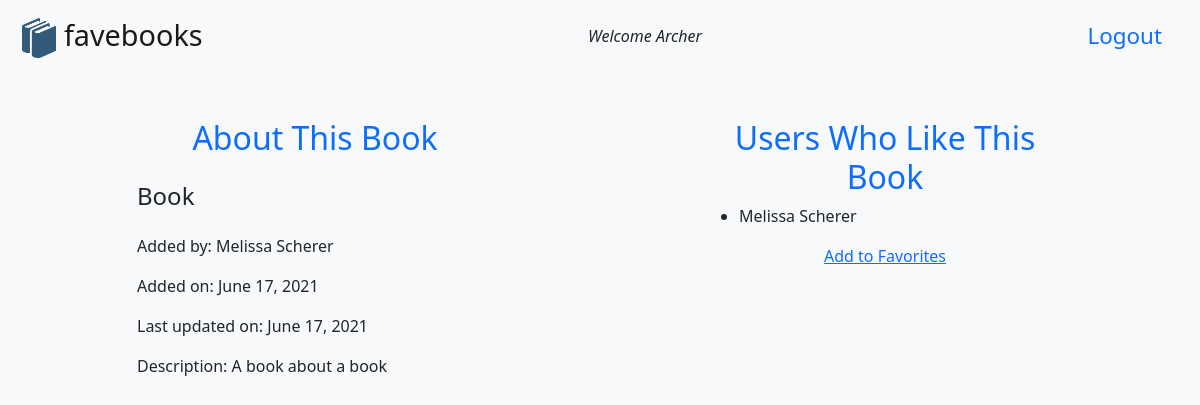
The page /books/4 (signed in) on the database its author committed.
### log_reg_app/models.py (models this page shows)
class User(models.Model):
    first_name = models.CharField(max_length= 45)
    last_name = models.CharField(max_length= 45)
    email = models.CharField(max_length= 255)
    password = models.CharField(max_length= 45)
    created_at = models.DateTimeField(auto_now_add=True)
    updated_at = models.DateTimeField(auto_now=True)
    objects = UserManager()

class Book(models.Model):
    title = models.CharField(max_length= 255)
    desc = models.TextField()
    created_at = models.DateTimeField(auto_now_add=True)
    updated_at = models.DateTimeField(auto_now=True)
    uploaded_by = models.ForeignKey(User, related_name="books_uploaded", on_delete = models.CASCADE)
    users_who_like = models.ManyToManyField(User, related_name="liked_books")
    objects = BookManager()

### log_reg_app/views.py (the view)
# urls.py: path('books/<int:book_id>', views.info),
def info(request,book_id):
    this_book = Book.objects.get(id=book_id)
    this_user = User.objects.get(id=request.session['user_id'])
    context = {
        'this_book': this_book,
        'this_user': this_user
    }
    if this_book.uploaded_by.id == this_user.id:
        return render(request, 'edit.html', context)
    else:
        return render(request, 'show.html', context)

### log_reg_app/templates/show.html (shortened to what this page needs)
<!DOCTYPE html>
<html lang="en">
<head>
    {% load static%}
    <link href="https://cdn.jsdelivr.net/npm/bootstrap@5.0.1/dist/css/bootstrap.min.css" rel="stylesheet">
    <link rel="stylesheet" href="{% static 'css/style.css' %}">
</head>
<body class="container bg-light">
    <nav class=" col-12 navbar navbar-light bg-light justify-content-between">
        <a class="navbar-brand app-small" href="/books"><img class="small-book" src="/static/img/book.png" alt="Book Icon"> favebooks</a>
        <div class="welcome">Welcome {{this_user.first_name}}</div>
        <a class="nav-link logout" href="/user/logout">Logout</a>
    </nav>
    <div class="col-12 mt-5">
        <div class="row">
            <div class="col-4 offset-1 mb-3">
                <h2 class="form-label text-center text-primary">About This Book</h2>
                <div class="row">
                    <div class="col-md-12 mb-3">
                        <h4 class="mt-3">{{this_book.title}}</h4>
                    </div>
                    <div class="col-md-12 mb-3 form-label"> Added by: {{this_book.uploaded_by.first_name}} {{this_book.uploaded_by.last_name}}</div>
                    <div class="col-md-12 mb-3 form-label"> Added on: {{this_book.created_at|date}}</div>
                    <div class="col-md-12 mb-3 form-label"> Last updated on: {{this_book.updated_at|date}}</div>
                    <div class="col-md-12 mb-3"> Description: {{this_book.desc}}</div>
                </div>
            </div>
            <div class="col-4 offset-2 mb-3">
                <h2 class="text-center text-primary">Users Who Like This Book</h2>
                <ul class="col-12">
                    {% for user in this_book.users_who_like.all %}
                        <li>{{user.first_name}} {{user.last_name}}
                        </li>
                    {% endfor %}
                </ul>
                <div class="col-12 text-center">
                    {%if this_user not in this_book.users_who_like.all %}
                    <a class="text-center" href="/books/{{this_book.id}}/favorite">Add to Favorites</a>
                    {%endif%}
                </div>
            </div>
        </div>
    </div>
</body>
</html>

### log_reg_app/static/css/style.css (style rules this page uses)
.small-book { height: 40px; width: auto; vertical-align: middle; }
.app-small { font-size: 1.8em; vertical-align: middle; font-weight: 500; margin-left: -20px; }
.welcome { font-style: italic; }
.logout { margin-right: -20px; font-size: 1.4em; }

### rows shown on the page
User: first_name "Archer"
Book: title "Book", uploaded_by.first_name "Melissa", uploaded_by.last_name "Scherer", created_at "June 17, 2021", updated_at "June 17, 2021", desc "A book about a book"
User: first_name "Melissa", last_name "Scherer"
